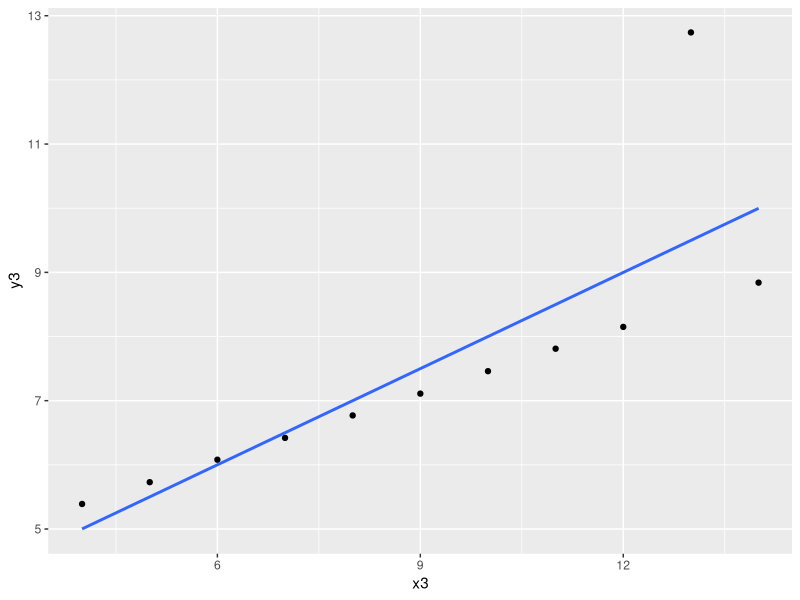
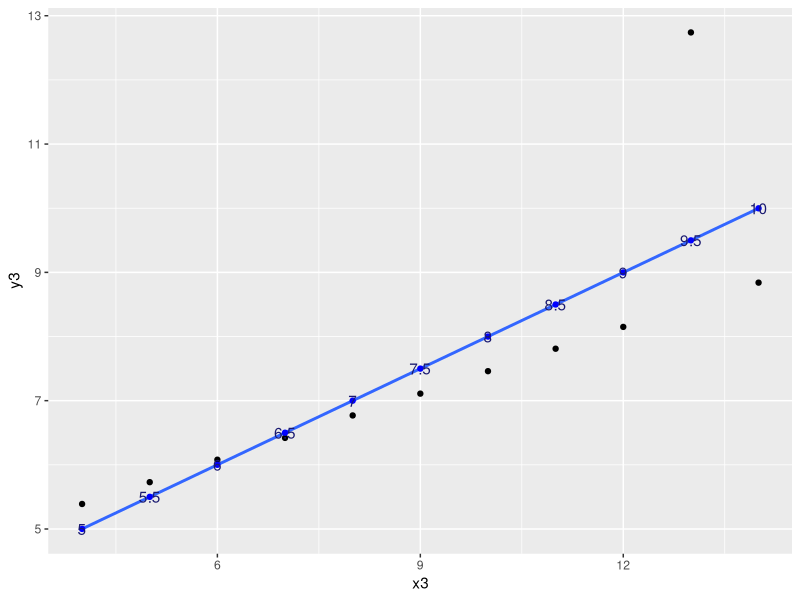
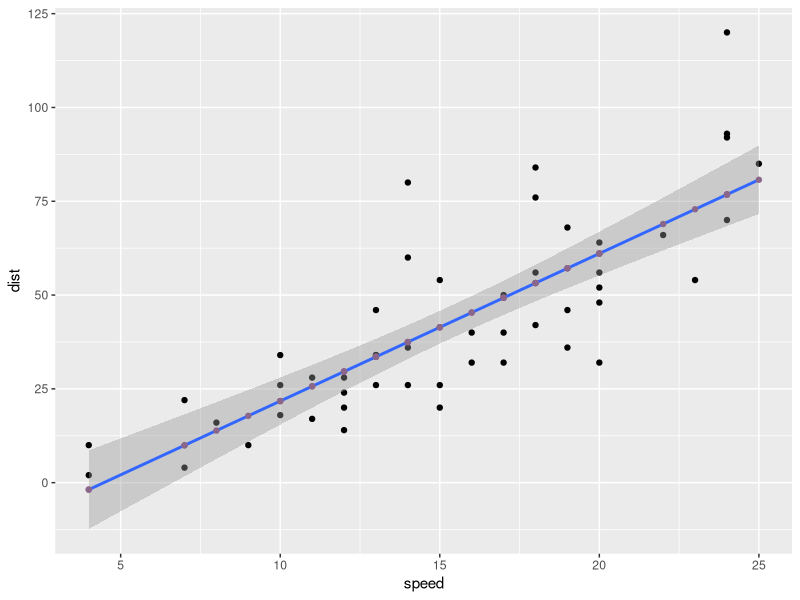
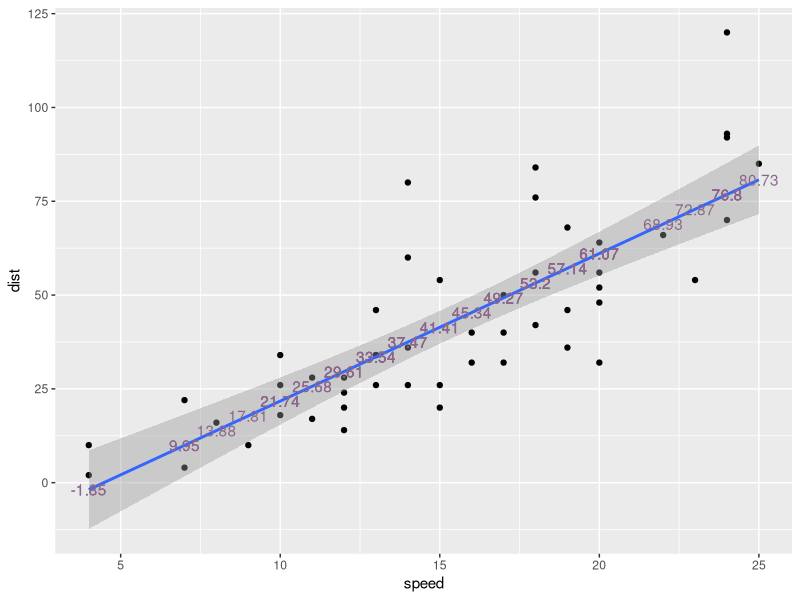

The R source for these figures, in order:
## ---- chunk 1
library(tidyverse)
anscombe %>% 
  ggplot() + 
  aes(x = x3, y = y3) + 
  geom_point() +
  geom_smooth(method = lm,
              se = F)
## ---- chunk 2
# calc fitted and add points at fitted
lm(formula = anscombe$y3 ~ anscombe$x3) ->
  my_model

data.frame(x3 = anscombe$x3, 
           predicted_y3 = my_model$fitted.values) ->
  fitted_data

anscombe %>% 
  ggplot() + 
  aes(x = x3, y = y3) + 
  geom_point() + 
  geom_smooth(method = lm, 
              se = F) + 
  geom_point(data = fitted_data,
             aes(x = x3, 
                 y = predicted_y3),
             color = "blue") +
  geom_text(data = fitted_data,
             aes(x = x3, 
                 y = predicted_y3,
                 label = round(predicted_y3, 
                               digits = 1)
                 ),
             color = "midnightblue") 
## ---- chunk 3
StatOlsfittedpoint <- ggplot2::ggproto(`_class` = "StatOlsfittedpoint",
                                  `_inherit` = ggplot2::Stat,
                                  required_aes = c("x", "y"),
                                  compute_group = function(data, scales) {
                                    
                                    model <- lm(formula = data$y ~ data$x)
                                  
                                    data.frame(x = data$x,
                                               y = model$fitted.values)
                                  }

)


geom_point_lm_fitted <- function(mapping = NULL, data = NULL,
                           position = "identity", na.rm = FALSE,
                           show.legend = NA,
                           inherit.aes = TRUE, ...) {
  ggplot2::layer(
    stat = StatOlsfittedpoint, 
    geom = ggplot2::GeomPoint, 
    data = data, 
    mapping = mapping,
    position = position, 
    show.legend = show.legend, 
    inherit.aes = inherit.aes,
    params = list(na.rm = na.rm, ...)
  )
}
## ---- chunk 4
library(ggplot2)
ggplot(cars) + 
  aes(x = speed, y = dist) +
  geom_point() + 
  geom_smooth(method = lm) + 
  geom_point_lm_fitted(color = "plum4")
## ---- chunk 5
StatOlsfitted <- ggplot2::ggproto(`_class` = "StatOlsfitted",
                                  `_inherit` = ggplot2::Stat,
                                  required_aes = c("x", "y"),
                                  compute_group = function(data, scales) {
                                    
                                    model <- lm(formula = data$y ~ data$x)
                                  
                                    data.frame(x = data$x,
                                               y = model$fitted.values,
                                               label = 
                                                 round(x = model$fitted.values,
                                                       digits = 2))
                                  }

)


geom_text_lm_fitted <- function(mapping = NULL, data = NULL,
                           position = "identity", na.rm = FALSE,
                           show.legend = NA,
                           inherit.aes = TRUE, ...) {
  ggplot2::layer(
    stat = StatOlsfitted, 
    geom = ggplot2::GeomText, 
    data = data, 
    mapping = mapping,
    position = position, 
    show.legend = show.legend, 
    inherit.aes = inherit.aes,
    params = list(na.rm = na.rm, ...)
  )
}
## ---- chunk 6
library(ggplot2)
ggplot(cars) + 
  aes(x = speed, y = dist) +
  geom_point() + 
  geom_smooth(method = lm) + 
  geom_text_lm_fitted(color = "plum4")
